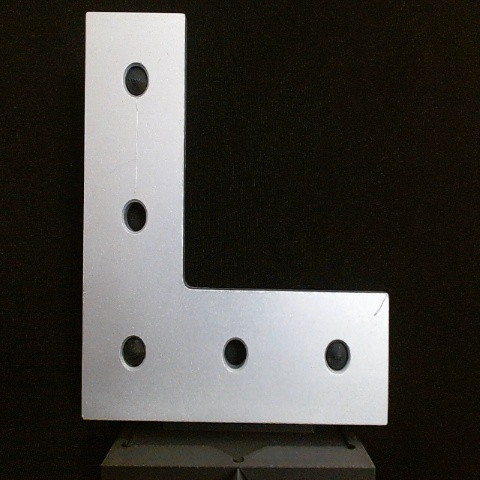
#> input picture pres_scratch.jpg, 480 x 480 px
$ python scratch.py
#> lines starting #> are read from the running program, lines starting #| are printed output that depends on the picture; after the words box and inside, x2 and y2 are one past the last pixel; in counts of white or black regions, pixels touching at a corner belong together
import cv2
import numpy as np
import matplotlib.pyplot as plt
from skimage.filters import frangi
from skimage import util

# 1) Load image1.jpg
img1 = cv2.imread("pres_scratch.jpg")
#> img1 is the input picture: shape (480, 480, 3); mean B, G, R 61.7, 67.2, 69.4
if img1 is None:
    raise FileNotFoundError("image1.jpg not found in current directory.")

# Convert to RGB for display later
img1_rgb = cv2.cvtColor(img1, cv2.COLOR_BGR2RGB)

# 2) Convert image1 to grayscale
gray1 = cv2.cvtColor(img1, cv2.COLOR_BGR2GRAY)

# 3) Apply Frangi filter
vesselness = frangi(gray1, sigmas=np.arange(1, 5, 1), black_ridges=True)
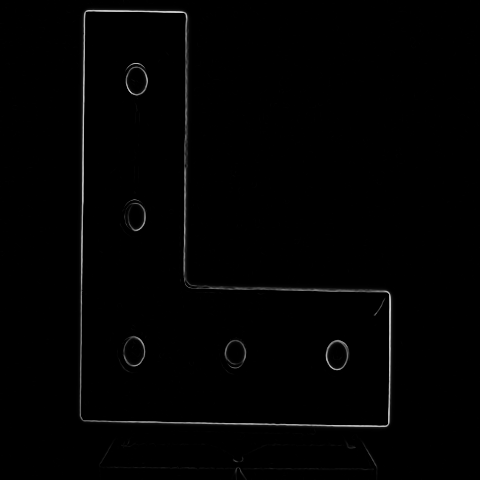
#> vesselness: shape (480, 480) float64; min 0, max 0.838, mean 0.00875

# 4) Convert float image (0–1) to 8-bit (0–255)
vesselness_img = util.img_as_ubyte(vesselness)

# 5) Load image2.jpg
img2 = cv2.imread("pres_scratch_keepout.jpg")
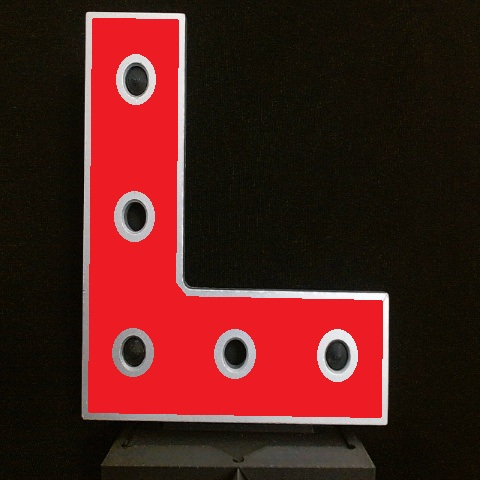
#> input picture pres_scratch_keepout.jpg, 480 x 480 px
#> img2 is the input picture: shape (480, 480, 3); mean B, G, R 26.4, 30.4, 78.8
if img2 is None:
    raise FileNotFoundError("image2.jpg not found in current directory.")

img2_rgb = cv2.cvtColor(img2, cv2.COLOR_BGR2RGB)

# 6) Pick out red pixels from image2
# Since OpenCV loads in BGR format:
# Red ≈ [255,0,0] in RGB → [0,0,255] in BGR
blue_channel = img2[:, :, 0]
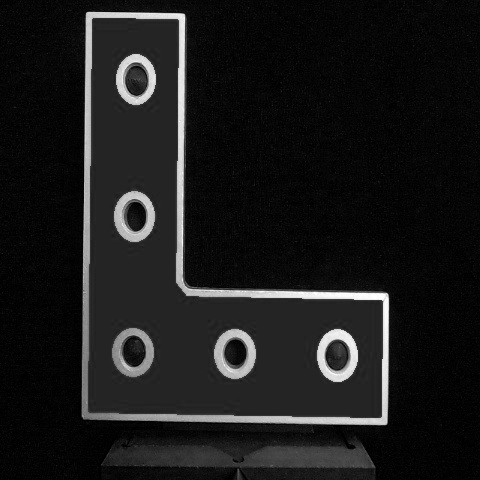
#> blue_channel: shape (480, 480); min 0, max 255, mean 26.4
green_channel = img2[:, :, 1]
red_channel = img2[:, :, 2]
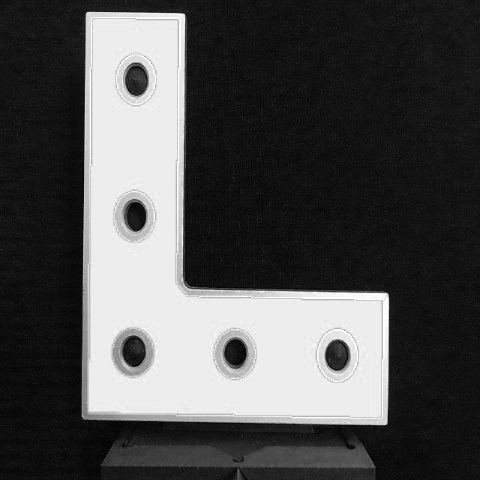
#> red_channel: shape (480, 480); min 0, max 255, mean 78.8

# Create mask for strong red pixels
red_mask = (
    (red_channel > 200) &
    (green_channel < 50) &
    (blue_channel < 50)
)
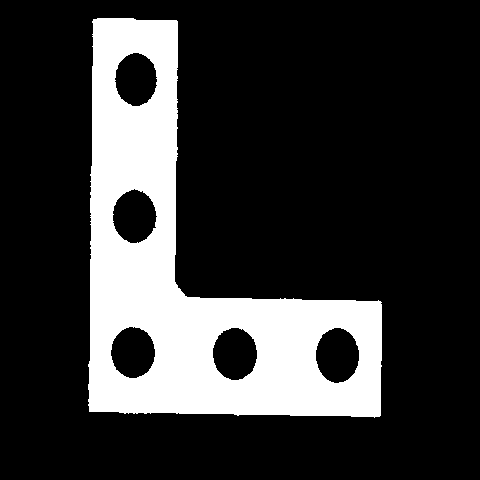
#> red_mask: shape (480, 480) bool; 21.2% white; 1 white region, box (x1, y1, x2, y2) and area: (88, 18, 382, 418) 48860

# 7) Compare the two images
# Condition:
# - Frangi pixel value > 20
# - Pixel location is red in image2

highlight_img = img1_rgb.copy()

condition = (vesselness_img > 20) & red_mask
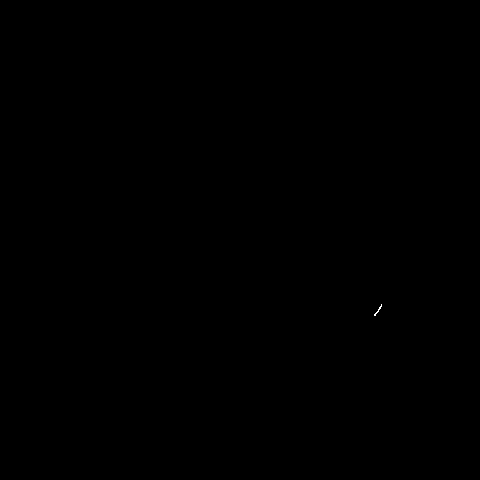
#> condition: shape (480, 480) bool; 0.01% white in thin lines or dots, all inside (x1, y1, x2, y2) = (374, 304, 382, 316)

# Highlight those pixels in red on image1
highlight_img[condition] = [255, 0, 0]  # RGB red
#> highlight_img: shape (480, 480, 3); mean R, G, B 69.4, 67.1, 61.7

# 8) Show results
plt.figure(figsize=(21, 6))

plt.subplot(1, 4, 1)
plt.imshow(img1_rgb)
plt.title("Original Image")
plt.axis("off")

plt.subplot(1, 4, 2)
plt.imshow(vesselness_img, cmap="gray")
plt.title("Image After Frangi Filter")
plt.axis("off")

plt.subplot(1, 4, 3)
plt.imshow(img2_rgb)
plt.title("Part Scan Zone")
plt.axis("off")

plt.subplot(1, 4, 4)
plt.imshow(highlight_img)
plt.title("Highlighted Defects")
plt.axis("off")

plt.tight_layout()
plt.show()
